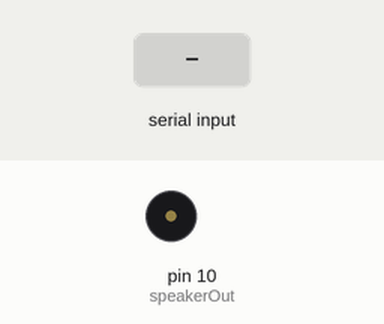
Bench run of a sketch on a simulated Arduino Uno, built with avr-gcc and run on an emulated ATmega328P. Shown: buzzer (waves = sounding, pin HIGH). The inputs (shaded band) are chosen by the test bench. What the sketch prints to the serial monitor is not drawn.

Above: at 1.3 s.
1.4 s: "1" received over the second serial link
At 2.3 s:
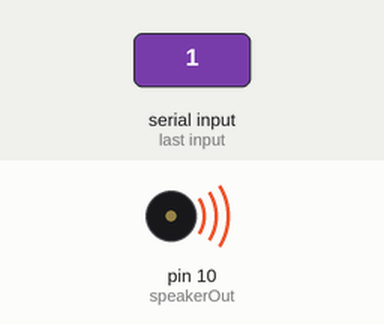
4.1 s: "0" received over the second serial link
At 6.5 s:
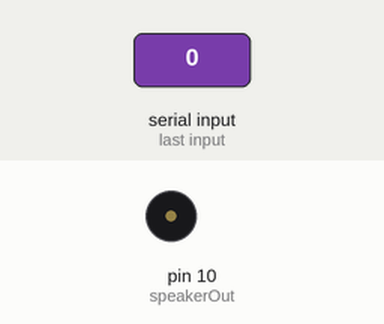
Timing chart, 0 to 8.0 s (numbered marks = the images above; inputs shaded):
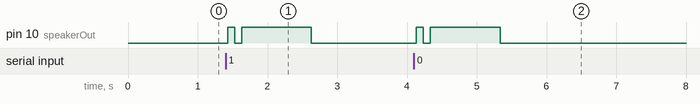

Measured:
- after the input at 1.4 s, pin 10 (speakerOut): LOW → HIGH at once, → LOW 0.10 s later, → HIGH 0.10 s later, → LOW 1.0 s later
- after the input at 4.1 s, pin 10 (speakerOut): LOW → HIGH at once, → LOW 0.10 s later, → HIGH 0.10 s later, → LOW 1.0 s later

The sketch:

atds_cutter_beta.ino
```cpp
#include <SoftwareSerial.h>
#include <SPI.h>
SoftwareSerial rfid = SoftwareSerial(6, 7);
  String msg;
String ID = "020043601736, 020043DFF866" ;  //string to store allowed cards
int speakerOut = 10;
void setup()
{
  Serial.begin(9600);
  Serial.println("Serial Ready");
    delay(100);

  pinMode(speakerOut, OUTPUT);
}

void loop(){

    rfid.begin(9600);
  Serial.println("RFID Ready");

  while(rfid.available()>0){
    char c;
  Serial.println("Access 1.");
    for(int thin = 0; thin <14; thin++)
    {
      c=rfid.read();
      msg += c;

    }   Serial.println("Access 2.");
       digitalWrite(speakerOut,HIGH);
    delay(100);
    digitalWrite(speakerOut,LOW);
    delay(100);
  Serial.println(msg);
     if(msg.length()==14) {
  msg=msg.substring(1,13);
  Serial.println(msg);
  if(ID.indexOf(msg)>=0) {
    Serial.println("Access granted.");
    digitalWrite(speakerOut,HIGH);
    delay(100);
    digitalWrite(speakerOut,LOW);
    delay(100);
    digitalWrite(speakerOut,HIGH);
    delay(100);
    digitalWrite(speakerOut,LOW);

     msg="";
      rfid.end();
      delay(1000);
  while(rfid.read() != -1) {}; //This one to clear the buffer?


  }
  else {
    Serial.println("Access denied.");
    digitalWrite(speakerOut,HIGH);
    delay(1000);
    digitalWrite(speakerOut,LOW);
     delay(1000);
     msg="";
     while(rfid.read() != -1) {}; //This one to clear the buffer?
  }
}


}
rfid.end();
}
```
